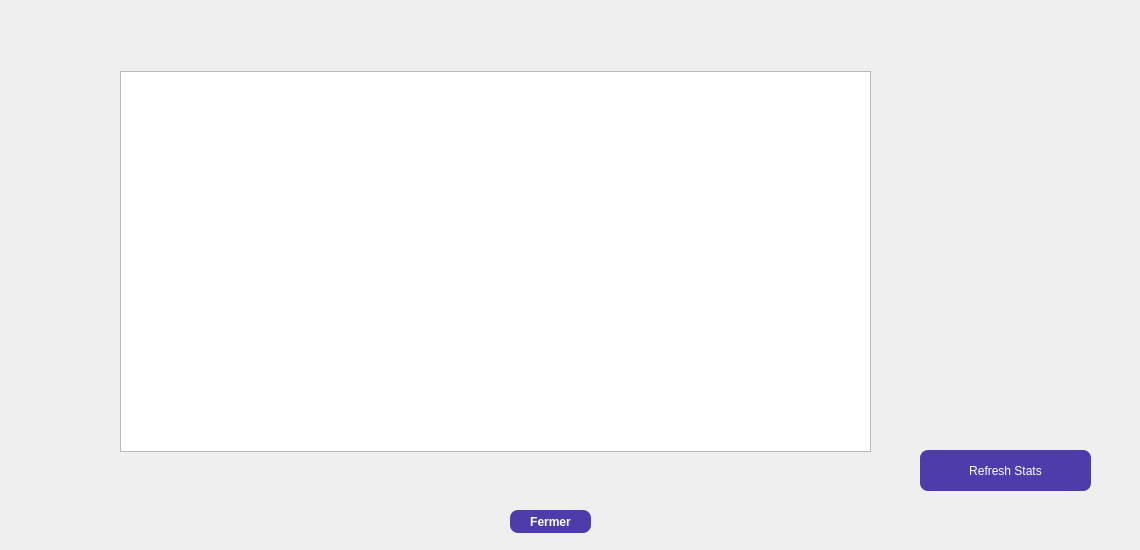
    <widget class="QWidget" name="tab_3">
     <attribute name="title">
      <string>statistiques</string>
     </attribute>
     <widget class="QPushButton" name="pb_refresh_stats">
      <property name="geometry">
       <rect>
        <x>920</x>
        <y>450</y>
        <width>171</width>
        <height>41</height>
       </rect>
      </property>
      <property name="styleSheet">
       <string notr="true">QPushButton {
background-color: rgba(35,10,152, 200);
border-radius: 8px;
color: white;
}
QPushButton:hover {
background-color: qlineargradient(spread:pad, x1:0, y1:0, x2:0, y2:1, stop:0 rgba(117, 201, 187, 200), stop:1 rgba(35,10,152, 200));
}</string>
      </property>
      <property name="text">
       <string>Refresh Stats</string>
      </property>
     </widget>
     <widget class="QPushButton" name="Sp_Button_Fermer_4">
      <property name="geometry">
       <rect>
        <x>510</x>
        <y>510</y>
        <width>81</width>
        <height>23</height>
       </rect>
      </property>
      <property name="font">
       <font>
        <bold>true</bold>
       </font>
      </property>
      <property name="styleSheet">
       <string notr="true">QPushButton {
background-color: rgba(35,10,152, 200);
border-radius: 8px;
color: white;
}
QPushButton:hover {
background-color: qlineargradient(spread:pad, x1:0, y1:0, x2:0, y2:1, stop:0 rgba(117, 201, 187, 200), stop:1 rgba(35,10,152, 200));
}</string>
      </property>
      <property name="text">
       <string>Fermer</string>
      </property>
     </widget>
     <widget class="QLabel" name="label_4">
      <property name="geometry">
       <rect>
        <x>-10</x>
        <y>-10</y>
        <width>1131</width>
        <height>541</height>
       </rect>
      </property>
      <property name="styleSheet">
       <string notr="true">background-image: url(:/imgs/backgroundEmployes.png)</string>
      </property>
      <property name="text">
       <string/>
      </property>
     </widget>
     <widget class="QChartView" name="chartView">
      <property name="geometry">
       <rect>
        <x>120</x>
        <y>71</y>
        <width>751</width>
        <height>381</height>
       </rect>
      </property>
     </widget>
     <zorder>label_4</zorder>
     <zorder>pb_refresh_stats</zorder>
     <zorder>Sp_Button_Fermer_4</zorder>
     <zorder>chartView</zorder>
    </widget>
